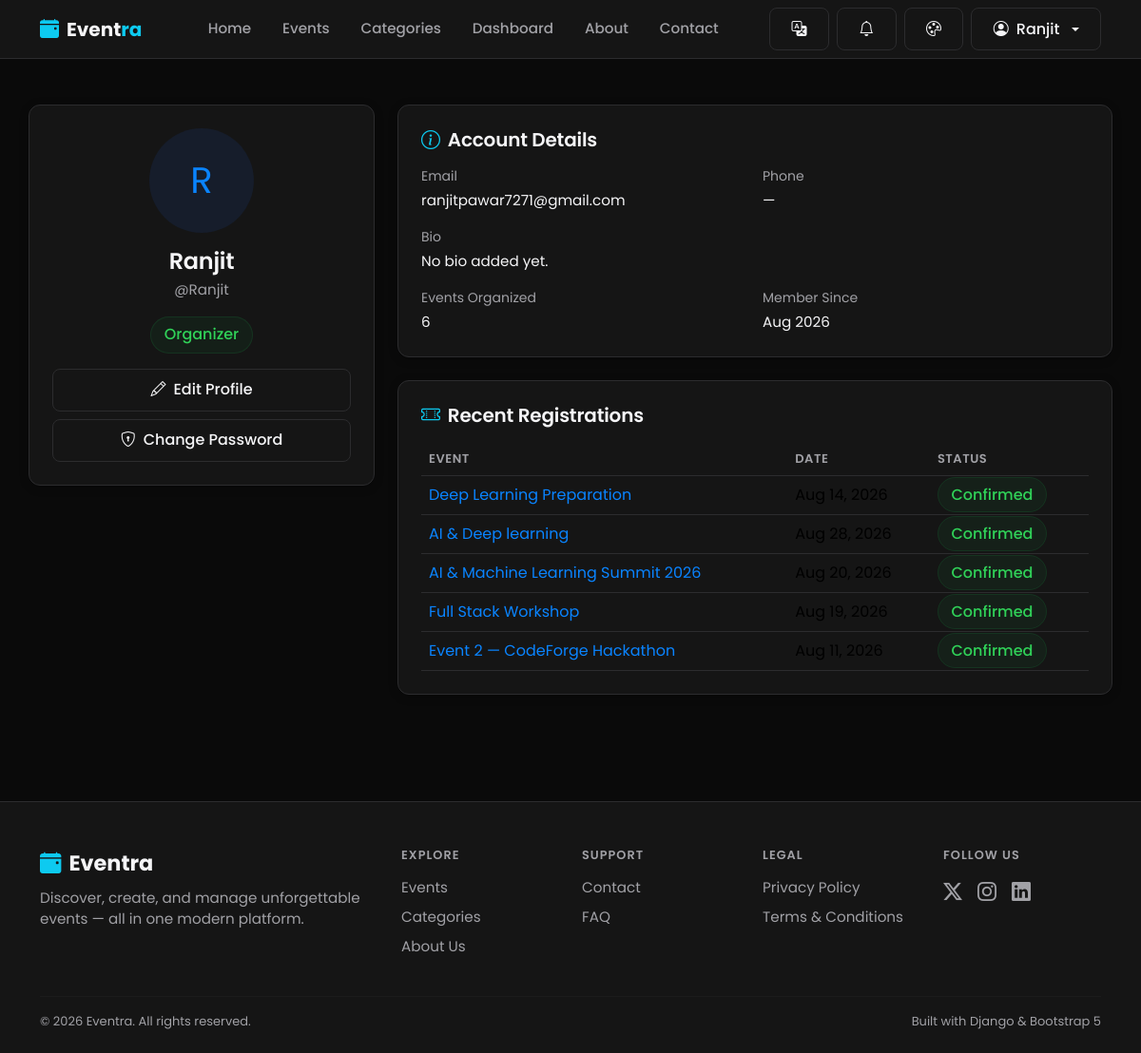
Screenshot of /accounts/profile/ (signed in) with the database file from the repository.
### users/models.py (models this page shows, shortened)
class User(AbstractUser):
    SUPER_ADMIN = 'super_admin'
    ORGANIZER = 'organizer'
    STAFF = 'staff'
    VENDOR = 'vendor'
    VOLUNTEER = 'volunteer'
    PARTICIPANT = 'participant'
    ROLE_CHOICES = (
        (SUPER_ADMIN, 'Super Admin'),
        (ORGANIZER, 'Organizer'),
        (STAFF, 'Staff'),
        (VENDOR, 'Vendor'),
        (VOLUNTEER, 'Volunteer'),
        (PARTICIPANT, 'Participant'),
    )
    SELF_SERVICE_ROLES = (ORGANIZER, VENDOR, VOLUNTEER, PARTICIPANT)
    role = models.CharField(
        max_length=20,
        choices=ROLE_CHOICES,
        default=PARTICIPANT,
        help_text="Determines which dashboard and permissions the user gets.",
    )
    phone_number = models.CharField(max_length=15, blank=True)
    bio = models.TextField(max_length=300, blank=True)
    profile_image = models.ImageField(upload_to='profile_images/', blank=True, null=True)
    is_organizer = models.BooleanField(
        default=False,
        help_text="Organizers can create and manage events. Kept for backward "
                   "compatibility; automatically kept in sync with `role`."
    )
    created_at = models.DateTimeField(auto_now_add=True)
    @property
    def initials(self):
        first = self.first_name[:1] if self.first_name else self.username[:1]
        last = self.last_name[:1] if self.last_name else ''
        return f"{first}{last}".upper()
    @property
    def is_super_admin(self):
        return self.role == self.SUPER_ADMIN or self.is_superuser

### events/models.py (models this page shows, shortened)
class Registration(models.Model):
    STATUS_CHOICES = (
        ('confirmed', 'Confirmed'),
        ('cancelled', 'Cancelled'),
    )
    event = models.ForeignKey(Event, on_delete=models.CASCADE, related_name='registrations')
    user = models.ForeignKey(
        settings.AUTH_USER_MODEL, on_delete=models.CASCADE, related_name='registrations'
    )
    status = models.CharField(max_length=20, choices=STATUS_CHOICES, default='confirmed')
    registered_at = models.DateTimeField(auto_now_add=True)
    class Meta:
        unique_together = ('event', 'user')
        ordering = ['-registered_at']

class Event(models.Model):
    STATUS_CHOICES = (
        ('draft', 'Draft'),
        ('published', 'Published'),
        ('cancelled', 'Cancelled'),
        ('completed', 'Completed'),
    )
    title = models.CharField(max_length=200)
    slug = models.SlugField(max_length=220, unique=True, blank=True)
    description = models.TextField()
    category = models.ForeignKey(
        Category, on_delete=models.SET_NULL, null=True, related_name='events'
    )
    organizer = models.ForeignKey(
        settings.AUTH_USER_MODEL, on_delete=models.CASCADE, related_name='organized_events'
    )
    location = models.CharField(
        max_length=255,
        help_text="Free-text venue/location name, used when no registered Venue is selected."
    )
    venue = models.ForeignKey(
        'venues.Venue', on_delete=models.SET_NULL, null=True, blank=True,
        related_name='events',
        help_text="Optional: link to a managed Venue for booking, conflict detection, and capacity checks."
    )
    organization = models.ForeignKey(
        'organizations.Organization', on_delete=models.SET_NULL, null=True, blank=True,
        related_name='events',
        help_text=(
            "Optional: which Organization (tenant) this event belongs to. Nullable and additive — "
            "existing events with no organization are unaffected. See organizations.models.Organization "
            "for the scope of what this field does and does not enforce."
        )
    )
    start_date = models.DateTimeField()
    end_date = models.DateTimeField()
    capacity = models.PositiveIntegerField(default=50)
    price = models.DecimalField(max_digits=8, decimal_places=2, default=0)
    image = models.ImageField(upload_to='event_images/', blank=True, null=True)
    status = models.CharField(max_length=20, choices=STATUS_CHOICES, default='published')
    created_at = models.DateTimeField(auto_now_add=True)
    updated_at = models.DateTimeField(auto_now=True)
    class Meta:
        ordering = ['-start_date']
    def get_absolute_url(self):
        return reverse('events:event_detail', kwargs={'slug': self.slug})

### users/views.py (the view)
# urls.py: path('profile/', views.profile_view, name='profile'),
@login_required
def profile_view(request):
    registrations = (
        Registration.objects.filter(user=request.user)
        .select_related('event')
        .order_by('-registered_at')[:5]
    )
    my_events_count = request.user.organized_events.count() if request.user.is_organizer else 0
    context = {
        'registrations': registrations,
        'my_events_count': my_events_count,
    }
    return render(request, 'profile/profile.html', context)

### currency/context_processors.py (called while the page is built)
def active_currency(request):
    return {
        'active_currency': get_active_currency(request),
        'available_currencies': Currency.objects.all(),
    }

### currency/models.py (called while the page is built)
    @classmethod
    def get_base(cls):
        return cls.objects.filter(is_base=True).first()

### currency/utils.py (called while the page is built)
def get_active_currency(request):
    code = request.session.get(SESSION_KEY)
    if code:
        currency = Currency.objects.filter(code=code).first()
        if currency:
            return currency
    base = Currency.get_base()
    if base:
        return base
    return Currency(code='INR', name='Indian Rupee', symbol='₹', rate_to_base=1, is_base=True)

### workflow/context_processors.py (called while the page is built)
def notifications(request):
    if not getattr(request, 'user', None) or not request.user.is_authenticated:
        return {}
    user_notifications = Notification.objects.filter(user=request.user)
    return {
        'nav_notifications': user_notifications[:6],
        'nav_unread_count': user_notifications.filter(is_read=False).count(),
    }

### templates/profile/profile.html (shortened to what this page needs)
{% extends 'base.html' %}
{% block content %}
<div class="container section-sm">
  <div class="row g-4">
    <div class="col-lg-4">
      <div class="glass-card p-4 text-center">
        {% if user.profile_image %}
          <img src="{{ user.profile_image.url }}" class="rounded-circle mb-3" width="110" height="110" style="object-fit:cover;" alt="{{ user.username }}">
        {% else %}
          <div class="icon-tile mx-auto mb-3" style="width:110px;height:110px;font-size:2.4rem;border-radius:50%;">{{ user.initials }}</div>
        {% endif %}
        <h4 class="mb-1">{{ user.get_full_name|default:user.username }}</h4>
        <p class="text-muted-custom mb-3">@{{ user.username }}</p>
        <span class="badge-soft success mb-3 d-inline-block">{{ user.get_role_display }}</span>
        <div class="d-grid gap-2">
          <a href="{% url 'users:edit_profile' %}" class="btn btn-outline-light"><i class="bi bi-pencil me-2"></i>Edit Profile</a>
          <a href="{% url 'users:change_password' %}" class="btn btn-outline-light"><i class="bi bi-shield-lock me-2"></i>Change Password</a>
        </div>
      </div>
    </div>
    <div class="col-lg-8">
      <div class="glass-card p-4 mb-4">
        <h5 class="mb-3"><i class="bi bi-info-circle me-2 text-info"></i>Account Details</h5>
        <div class="row g-3">
          <div class="col-md-6"><p class="text-muted-custom mb-1 small">Email</p><p class="mb-0">{{ user.email|default:"—" }}</p></div>
          <div class="col-md-6"><p class="text-muted-custom mb-1 small">Phone</p><p class="mb-0">{{ user.phone_number|default:"—" }}</p></div>
          <div class="col-12"><p class="text-muted-custom mb-1 small">Bio</p><p class="mb-0">{{ user.bio|default:"No bio added yet." }}</p></div>
          <div class="col-md-6"><p class="text-muted-custom mb-1 small">Events Organized</p><p class="mb-0">{{ my_events_count }}</p></div>
          <div class="col-md-6"><p class="text-muted-custom mb-1 small">Member Since</p><p class="mb-0">{{ user.created_at|date:"M Y" }}</p></div>
        </div>
      </div>
      <div class="glass-card p-4">
        <h5 class="mb-3"><i class="bi bi-ticket-perforated me-2 text-info"></i>Recent Registrations</h5>
        {% if registrations %}
        <div class="table-responsive">
          <table class="table table-hover align-middle mb-0">
            <thead><tr><th>Event</th><th>Date</th><th>Status</th></tr></thead>
            <tbody>
              {% for reg in registrations %}
              <tr>
                <td><a href="{{ reg.event.get_absolute_url }}">{{ reg.event.title }}</a></td>
                <td>{{ reg.event.start_date|date:"M d, Y" }}</td>
                <td><span class="badge-soft {% if reg.status == 'confirmed' %}success{% else %}danger{% endif %}">{{ reg.get_status_display }}</span></td>
              </tr>
              {% endfor %}
            </tbody>
          </table>
        </div>
        {% else %}
        <p class="text-muted-custom mb-0">You haven't registered for any events yet.</p>
        {% endif %}
      </div>
    </div>
  </div>
</div>
{% endblock %}

### templates/includes/navbar.html (shortened to what this page needs)
{% load static i18n %}
<nav class="navbar navbar-expand-lg site-navbar sticky-top">
  <div class="container">
    <a class="navbar-brand fw-bold d-flex align-items-center gap-2" href="{% url 'pages:home' %}">
      <i class="bi bi-calendar-event-fill text-info"></i>
      <span>Event<span class="text-info">ra</span></span>
    </a>
    <div class="collapse navbar-collapse" id="mainNavbar">
      <ul class="navbar-nav mx-auto mb-2 mb-lg-0 gap-lg-1">
        <li class="nav-item"><a class="nav-link {% if request.resolver_match.view_name == 'pages:home' %}active{% endif %}" href="{% url 'pages:home' %}">{% trans "Home" %}</a></li>
        <li class="nav-item"><a class="nav-link" href="{% url 'events:event_list' %}">{% trans "Events" %}</a></li>
        <li class="nav-item"><a class="nav-link" href="{% url 'categories:category_list' %}">{% trans "Categories" %}</a></li>
        {% if user.is_authenticated %}
        <li class="nav-item"><a class="nav-link" href="{% url 'dashboard:dashboard' %}">{% trans "Dashboard" %}</a></li>
        {% endif %}
        <li class="nav-item"><a class="nav-link" href="{% url 'pages:about' %}">{% trans "About" %}</a></li>
        <li class="nav-item"><a class="nav-link" href="{% url 'pages:contact' %}">{% trans "Contact" %}</a></li>
      </ul>
      <div class="d-flex align-items-center gap-2">
        <div class="dropdown">
          <button class="btn btn-outline-light d-flex align-items-center gap-1" type="button" id="langSwitcherBtn" data-bs-toggle="dropdown" aria-expanded="false" title="{% trans 'Change language' %}">
            <i class="bi bi-translate"></i>
          </button>
        </div>
        {% if user.is_authenticated %}
        <div class="dropdown">
          <button class="btn btn-outline-light position-relative d-flex align-items-center" type="button" id="notifBellBtn" data-bs-toggle="dropdown" aria-expanded="false" title="Notifications">
            <i class="bi bi-bell"></i>
          </button>
        </div>
        {% endif %}
        <div class="dropdown">
          <button class="btn btn-outline-light d-flex align-items-center" type="button" id="themeSwitcherBtn" data-bs-toggle="dropdown" aria-expanded="false" title="Change theme">
            <i class="bi bi-palette"></i>
          </button>
        </div>
        {% if user.is_authenticated %}
          <div class="dropdown">
            <button class="btn btn-outline-light dropdown-toggle d-flex align-items-center gap-2" type="button" data-bs-toggle="dropdown" aria-expanded="false">
              <i class="bi bi-person-circle"></i> {{ user.first_name|default:user.username }}
            </button>
          </div>
        {% else %}
          <a href="{% url 'users:login' %}" class="btn btn-outline-light">{% trans "Login" %}</a>
          <a href="{% url 'users:signup' %}" class="btn btn-primary">{% trans "Sign Up" %}</a>
        {% endif %}
      </div>
    </div>
  </div>
</nav>

### static/css/style.css (style rules this page uses)
:root { --bg: #F7F7F8; --bg-elevated: #FFFFFF; --card: #FFFFFF; --card-hover: #F1F1F3; --input-bg: #FFFFFF; --input-bg-focus: #FFFFFF; --primary: #2563EB; --primary-hover: #1D4ED8; --secondary: #2563EB; --accent: #2563EB; --success: #16803C; --warning: #B7791F; --danger: #D92D20; --text: #111111; --text-muted: #6B6B6F; --text-faint: #8E8E93; --border: #E5E5E7; --radius: 12px; --radius-sm: 8px; --radius-lg: 16px; --shadow-soft: 0 8px 30px rgba(0, 0, 0, 0.06); --shadow-sm: 0 2px 10px rgba(0, 0, 0, 0.04); --space-1: 4px; --space-2: 8px; --space-3: 12px; --space-4: 16px; --space-5: 20px; --space-6: 24px; --space-8: 32px; --space-10: 40px; --space-12: 48px; --space-16: 64px; --fs-page-heading: 2.25rem; --fs-section-heading: 1.5rem; --fs-card-heading: 1.125rem; --fs-body: 0.95rem; --fs-secondary: 0.875rem; --fs-meta: 0.8125rem; }
* { box-sizing: border-box; }
html, body { height: 100%; }
body { background-color: var(--bg); color: var(--text); font-family: 'Poppins', -apple-system, BlinkMacSystemFont, 'Segoe UI', 'Helvetica Neue', Arial, sans-serif; min-height: 100vh; display: flex; flex-direction: column; transition: background-color 0.2s ease, color 0.2s ease; }
h1, h2, h3, h4, h5, h6 { font-weight: 600; letter-spacing: -0.01em; color: var(--text); }
p, li { font-size: var(--fs-body); }
a { color: var(--primary); text-decoration: none; }
.text-muted-custom { color: var(--text-muted) !important; }
.section-sm { padding: 3rem 0; }
.glass-card { background: var(--card); border: 1px solid var(--border); border-radius: var(--radius); box-shadow: var(--shadow-sm); transition: transform 0.2s ease, box-shadow 0.2s ease, border-color 0.2s ease; }
.btn { border-radius: var(--radius-sm); font-weight: 500; padding: 0.6rem 1.4rem; transition: all 0.15s ease; }
.btn-outline-light { border-radius: var(--radius-sm); border-color: var(--border); color: var(--text); }
.badge-soft { background: rgba(37, 99, 235, 0.10); color: var(--primary); font-weight: 500; padding: 0.4em 0.85em; border-radius: 30px; border: 1px solid rgba(37, 99, 235, 0.18); }
.badge-soft.success { background: rgba(22, 128, 60, 0.10); color: var(--success); border-color: rgba(22, 128, 60, 0.2); }
.table { color: var(--text); border-color: var(--border); --bs-table-bg: transparent; }
.table > :not(caption) > * > * { background-color: transparent; border-bottom-color: var(--border); }
.table thead th { color: var(--text-muted); font-size: var(--fs-meta); font-weight: 600; text-transform: uppercase; letter-spacing: 0.04em; border-bottom: 1px solid var(--border); }
.icon-tile { width: 56px; height: 56px; border-radius: var(--radius-sm); background: rgba(37, 99, 235, 0.10); color: var(--primary); display: inline-flex; align-items: center; justify-content: center; font-size: 1.4rem; }
.site-navbar { background: var(--bg-elevated); border-bottom: 1px solid var(--border); transition: background-color 0.2s ease, border-color 0.2s ease; }
.site-navbar .navbar-brand, .site-navbar .navbar-brand span:not([class*="text-"]) { color: var(--text); }
.site-navbar .nav-link { color: var(--text-muted); font-weight: 500; padding: 0.55rem 0.9rem !important; }
.navbar-brand span { transition: color 0.2s ease; }
.nav-link { position: relative; }

### static/css/themes.css (style rules this page uses)
html[data-theme="dark"] { --bg: #0A0A0A; --bg-elevated: #151515; --card: #151515; --card-hover: #1C1C1E; --input-bg: #1C1C1E; --input-bg-focus: #202022; --primary: #0A84FF; --primary-hover: #3D9BFF; --secondary: #0A84FF; --accent: #0A84FF; --success: #30D158; --warning: #FFD60A; --danger: #FF453A; --text: #F5F5F7; --text-muted: #A1A1A6; --text-faint: #8E8E93; --border: #2C2C2E; --shadow-soft: 0 8px 30px rgba(0, 0, 0, 0.35); --shadow-sm: 0 2px 10px rgba(0, 0, 0, 0.25); }

### rows the page displays
User: first_name "Ranjit", initials "R", get_full_name "Ranjit", username "Ranjit", role "Organizer", email "ranjitpawar7271@gmail.com", phone_number "—", bio "No bio added yet.", created_at "Aug 2026"
Registration: event "Deep Learning Preparation", event.start_date "Aug 14, 2026", status "Confirmed"
Registration: event "AI & Deep learning", event.start_date "Aug 28, 2026", status "Confirmed"
Registration: event "AI & Machine Learning Summit 2026", event.start_date "Aug 20, 2026", status "Confirmed"
Registration: event "Full Stack Workshop", event.start_date "Aug 19, 2026", status "Confirmed"
Registration: event "Event 2 — CodeForge Hackathon", event.start_date "Aug 11, 2026", status "Confirmed"

### other values shown
{{ my_events_count }} "6"
